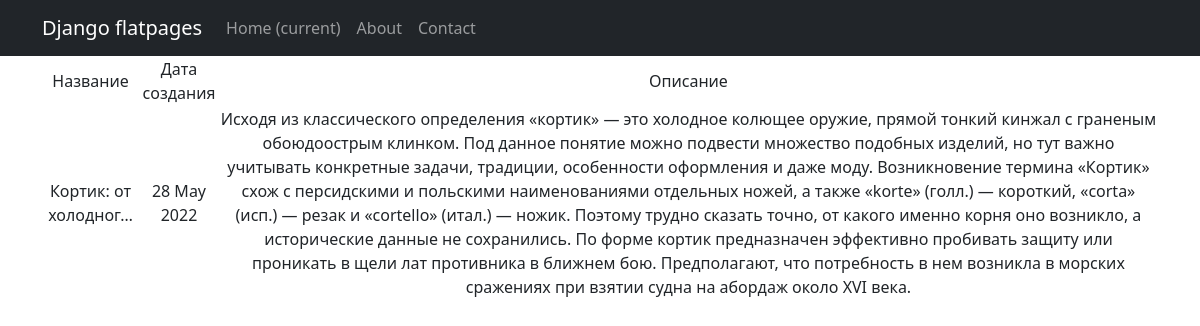
Screenshot of /news/1 with the database file from the repository.
### newapp/models.py (models this page shows, shortened)
class Post(models.Model):
    author = models.ForeignKey(Author, on_delete=models.CASCADE)
    NEWS = 'NW'
    ARTICLE = 'AR'
    CATEGORY_CHOICES = (
        (NEWS, "новость"),
        (ARTICLE, "статья")
    )
    categoryType = models.CharField(max_length=2, choices=CATEGORY_CHOICES, default=ARTICLE)
    dateCreation = models.DateTimeField(auto_now_add=True)
    postCategory = models.ManyToManyField(Category, through='PostCategory')
    title = models.CharField(max_length=128)
    text = models.TextField()
    rating = models.SmallIntegerField(default=0)

### newapp/views.py (the view)
# urls.py: path('<int:pk>', PostDetail.as_view(),name='post_detail'),
class PostDetail(DetailView):
    model = Post
    template_name = 'New.html'
    context_object_name = 'New'

### newapp/templatetags/custom_filters.py (called while the page is built)
@register.filter()
def censor(text):
    Cens_word = ["Редиска"]
    low = text.lower()
    for i in Cens_word:
        if i.find(low):
            low = text.replace(i[1:], "*" * (len(i) -1))
    return f'{low}'

### templates/New.html (shortened to what this page needs)
{% extends 'flatpages/default.html' %}
{% load custom_filters %}
{% load custom_tags %}
{% block content %}
    <table>
            <tr>
                <td>Название</td>
                 <td>Дата создания</td>
            <td>Описание</td>
        </tr>
    <tr>
        <td>{{ New.title|truncatechars:20|censor }}</td>
        <td>{{ New.dateCreation|date:'d M Y' }}</td>
        <td>{{ New.text }}</td>
    </tr>
</table>
{% endblock content %}

### rows the page displays
Post: title|censor "Кортик: от холодног…", dateCreation "28 May 2022", text "Исходя из классического определения «кортик» — это холодное колющее оружие, прямой тонкий кинжал с граненым обоюдоострым клинком. Под данное понятие можно подвести множество подобных изделий, но тут важно учитывать конкретные задачи, традиции, особенности оформления и даже моду. Возникновение термина «Кортик» схож с персидскими и польскими наименованиями отдельных ножей, а также «korte» (голл.) — короткий, «сorta» (исп.) — резак и «cortello» (итал.) — ножик. Поэтому трудно сказать точно, от какого именно корня оно возникло, а исторические данные не сохранились. По форме кортик предназначен эффективно пробивать защиту или проникать в щели лат противника в ближнем бою. Предполагают, что…"
